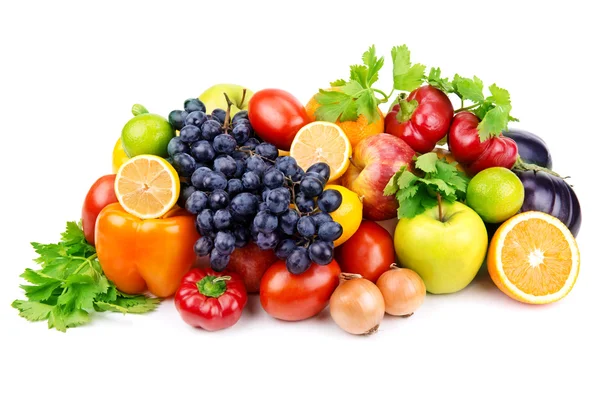
#> input picture 220962104_week3/fruits.jpg, 600 x 400 px
$ python unsharpmask.py
#> lines starting #> are read from the running program, lines starting #| are printed output that depends on the picture
import cv2
import cv2 as cv
import numpy as np

img = cv2.imread('fruits.jpg')
#> img is the input picture: shape (400, 600, 3); mean B, G, R 169.1, 197.5, 216

kernal2 = np.ones((5,5),dtype=np.float32) / 25

filtimg = cv.filter2D(src = img,ddepth=-1,kernel=kernal2 )
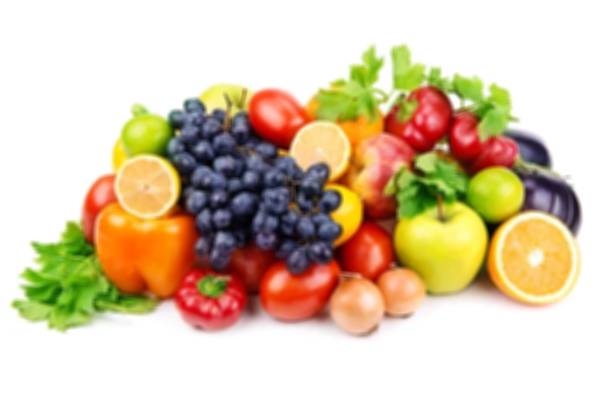
#> filtimg: shape (400, 600, 3); mean B, G, R 169.1, 197.5, 216
mask = img - filtimg
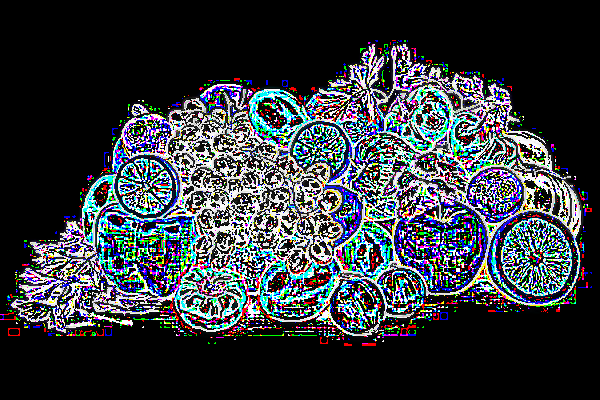
#> mask: shape (400, 600, 3); mean B, G, R 61.9, 57.1, 52.8
sharpedimg = cv.addWeighted(img,1,mask,-0.035,0)
cv.imshow('OI',img)
# cv.imshow('FI',filtimg)
cv.imshow('SHARP IMAGE ',sharpedimg)
cv.waitKey(0)
cv.destroyAllWindows()
